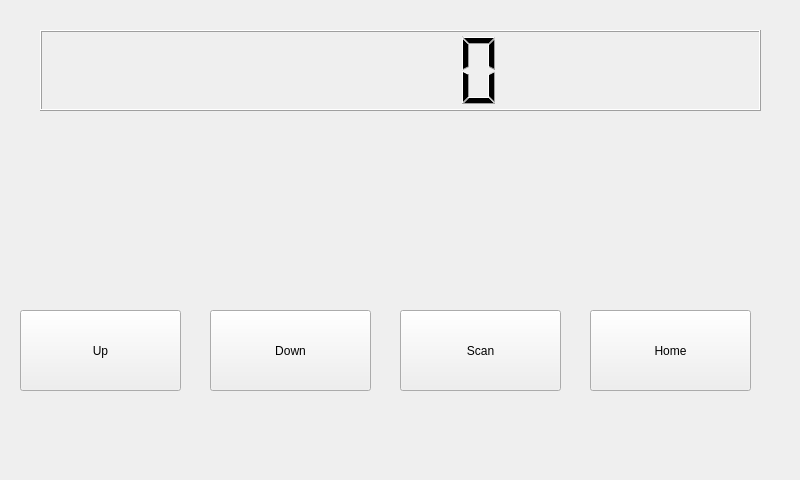
<?xml version="1.0" encoding="UTF-8"?>
<ui version="4.0">
 <class>SkyWarnWindow</class>
 <widget class="QWidget" name="SkyWarnWindow">
  <property name="geometry">
   <rect>
    <x>0</x>
    <y>0</y>
    <width>800</width>
    <height>480</height>
   </rect>
  </property>
  <property name="windowTitle">
   <string>SkyWarn</string>
  </property>
  <widget class="QPushButton" name="UpButton">
   <property name="geometry">
    <rect>
     <x>20</x>
     <y>310</y>
     <width>161</width>
     <height>81</height>
    </rect>
   </property>
   <property name="text">
    <string>Up</string>
   </property>
  </widget>
  <widget class="QLCDNumber" name="lcdNumber">
   <property name="geometry">
    <rect>
     <x>40</x>
     <y>30</y>
     <width>721</width>
     <height>81</height>
    </rect>
   </property>
  </widget>
  <widget class="QPushButton" name="DownButton">
   <property name="geometry">
    <rect>
     <x>210</x>
     <y>310</y>
     <width>161</width>
     <height>81</height>
    </rect>
   </property>
   <property name="text">
    <string>Down</string>
   </property>
  </widget>
  <widget class="QPushButton" name="ScanButton">
   <property name="geometry">
    <rect>
     <x>400</x>
     <y>310</y>
     <width>161</width>
     <height>81</height>
    </rect>
   </property>
   <property name="text">
    <string>Scan</string>
   </property>
  </widget>
  <widget class="QPushButton" name="HomeButton">
   <property name="geometry">
    <rect>
     <x>590</x>
     <y>310</y>
     <width>161</width>
     <height>81</height>
    </rect>
   </property>
   <property name="text">
    <string>Home</string>
   </property>
  </widget>
 </widget>
 <resources/>
 <connections/>
</ui>
